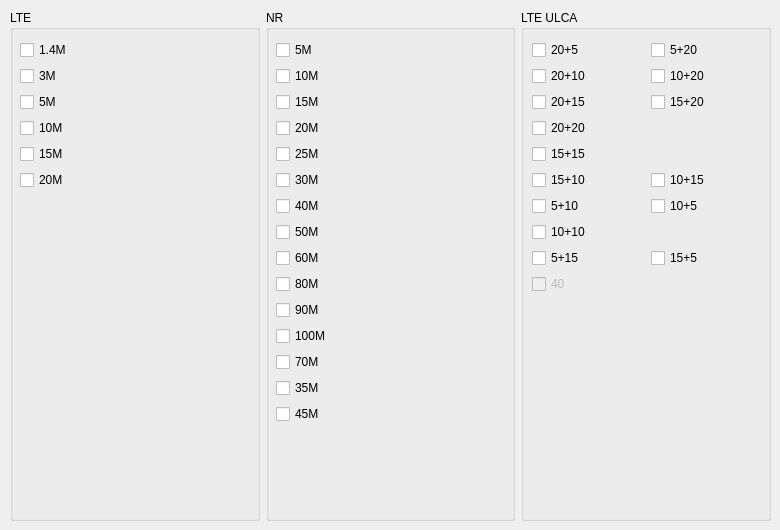
    <widget class="QWidget" name="bw">
     <attribute name="title">
      <string>BW</string>
     </attribute>
     <widget class="QWidget" name="layoutWidget">
      <property name="geometry">
       <rect>
        <x>10</x>
        <y>10</y>
        <width>761</width>
        <height>511</height>
       </rect>
      </property>
      <layout class="QHBoxLayout" name="horizontalLayout_bw">
       <item>
        <widget class="QGroupBox" name="lte_bw_groupBox">
         <property name="title">
          <string>LTE</string>
         </property>
         <widget class="QWidget" name="layoutWidget_15">
          <property name="geometry">
           <rect>
            <x>10</x>
            <y>30</y>
            <width>91</width>
            <height>152</height>
           </rect>
          </property>
          <layout class="QVBoxLayout" name="verticalLayout_lte_bw">
           <item>
            <widget class="QCheckBox" name="bw1p4_lte">
             <property name="text">
              <string>1.4M</string>
             </property>
            </widget>
           </item>
           <item>
            <widget class="QCheckBox" name="bw3_lte">
             <property name="text">
              <string>3M</string>
             </property>
            </widget>
           </item>
           <item>
            <widget class="QCheckBox" name="bw5_lte">
             <property name="text">
              <string>5M</string>
             </property>
            </widget>
           </item>
           <item>
            <widget class="QCheckBox" name="bw10_lte">
             <property name="text">
              <string>10M</string>
             </property>
            </widget>
           </item>
           <item>
            <widget class="QCheckBox" name="bw15_lte">
             <property name="text">
              <string>15M</string>
             </property>
            </widget>
           </item>
           <item>
            <widget class="QCheckBox" name="bw20_lte">
             <property name="text">
              <string>20M</string>
             </property>
            </widget>
           </item>
          </layout>
         </widget>
        </widget>
       </item>
       <item>
        <widget class="QGroupBox" name="nr_bw_groupBox">
         <property name="title">
          <string>NR</string>
         </property>
         <widget class="QWidget" name="layoutWidget_16">
          <property name="geometry">
           <rect>
            <x>10</x>
            <y>30</y>
            <width>91</width>
            <height>386</height>
           </rect>
          </property>
          <layout class="QVBoxLayout" name="verticalLayout_nr_bw">
           <item>
            <widget class="QCheckBox" name="bw5_nr">
             <property name="text">
              <string>5M</string>
             </property>
            </widget>
           </item>
           <item>
            <widget class="QCheckBox" name="bw10_nr">
             <property name="text">
              <string>10M</string>
             </property>
            </widget>
           </item>
           <item>
            <widget class="QCheckBox" name="bw15_nr">
             <property name="text">
              <string>15M</string>
             </property>
            </widget>
           </item>
           <item>
            <widget class="QCheckBox" name="bw20_nr">
             <property name="text">
              <string>20M</string>
             </property>
            </widget>
           </item>
           <item>
            <widget class="QCheckBox" name="bw25_nr">
             <property name="text">
              <string>25M</string>
             </property>
            </widget>
           </item>
           <item>
            <widget class="QCheckBox" name="bw30_nr">
             <property name="text">
              <string>30M</string>
             </property>
            </widget>
           </item>
           <item>
            <widget class="QCheckBox" name="bw40_nr">
             <property name="text">
              <string>40M</string>
             </property>
            </widget>
           </item>
           <item>
            <widget class="QCheckBox" name="bw50_nr">
             <property name="text">
              <string>50M</string>
             </property>
            </widget>
           </item>
           <item>
            <widget class="QCheckBox" name="bw60_nr">
             <property name="text">
              <string>60M</string>
             </property>
            </widget>
           </item>
           <item>
            <widget class="QCheckBox" name="bw80_nr">
             <property name="text">
              <string>80M</string>
             </property>
            </widget>
           </item>
           <item>
            <widget class="QCheckBox" name="bw90_nr">
             <property name="text">
              <string>90M</string>
             </property>
            </widget>
           </item>
           <item>
            <widget class="QCheckBox" name="bw100_nr">
             <property name="text">
              <string>100M</string>
             </property>
            </widget>
           </item>
           <item>
            <widget class="QCheckBox" name="bw70_nr">
             <property name="text">
              <string>70M</string>
             </property>
            </widget>
           </item>
           <item>
            <widget class="QCheckBox" name="bw35_nr">
             <property name="text">
              <string>35M</string>
             </property>
            </widget>
           </item>
           <item>
            <widget class="QCheckBox" name="bw45_nr">
             <property name="text">
              <string>45M</string>
             </property>
            </widget>
           </item>
          </layout>
         </widget>
        </widget>
       </item>
       <item>
        <widget class="QGroupBox" name="ulca_lte_bw_groupBox">
         <property name="title">
          <string>LTE ULCA</string>
         </property>
         <widget class="QWidget" name="layoutWidget">
          <property name="geometry">
           <rect>
            <x>11</x>
            <y>30</y>
            <width>231</width>
            <height>261</height>
           </rect>
          </property>
          <layout class="QGridLayout" name="gridLayout_lte_ulca">
           <item row="0" column="0">
            <widget class="QCheckBox" name="bw20_5">
             <property name="text">
              <string>20+5</string>
             </property>
            </widget>
           </item>
           <item row="0" column="1">
            <widget class="QCheckBox" name="bw5_20">
             <property name="text">
              <string>5+20</string>
             </property>
            </widget>
           </item>
           <item row="1" column="0">
            <widget class="QCheckBox" name="bw20_10">
             <property name="text">
              <string>20+10</string>
             </property>
            </widget>
           </item>
           <item row="1" column="1">
            <widget class="QCheckBox" name="bw10_20">
             <property name="text">
              <string>10+20</string>
             </property>
            </widget>
           </item>
           <item row="2" column="0">
            <widget class="QCheckBox" name="bw20_15">
             <property name="text">
              <string>20+15</string>
             </property>
            </widget>
           </item>
           <item row="2" column="1">
            <widget class="QCheckBox" name="bw15_20">
             <property name="text">
              <string>15+20</string>
             </property>
            </widget>
           </item>
           <item row="3" column="0">
            <widget class="QCheckBox" name="bw20_20">
             <property name="text">
              <string>20+20</string>
             </property>
            </widget>
           </item>
           <item row="4" column="0">
            <widget class="QCheckBox" name="bw15_15">
             <property name="text">
              <string>15+15</string>
             </property>
            </widget>
           </item>
           <item row="5" column="0">
            <widget class="QCheckBox" name="bw15_10">
             <property name="text">
              <string>15+10</string>
             </property>
            </widget>
           </item>
           <item row="5" column="1">
            <widget class="QCheckBox" name="bw10_15">
             <property name="text">
              <string>10+15</string>
             </property>
            </widget>
           </item>
           <item row="6" column="0">
            <widget class="QCheckBox" name="bw5_10">
             <property name="text">
              <string>5+10</string>
             </property>
            </widget>
           </item>
           <item row="6" column="1">
            <widget class="QCheckBox" name="bw10_5">
             <property name="text">
              <string>10+5</string>
             </property>
            </widget>
           </item>
           <item row="7" column="0">
            <widget class="QCheckBox" name="bw10_10">
             <property name="text">
              <string>10+10</string>
             </property>
            </widget>
           </item>
           <item row="8" column="0">
            <widget class="QCheckBox" name="bw5_15">
             <property name="text">
              <string>5+15</string>
             </property>
            </widget>
           </item>
           <item row="8" column="1">
            <widget class="QCheckBox" name="bw15_5">
             <property name="text">
              <string>15+5</string>
             </property>
            </widget>
           </item>
           <item row="9" column="0">
            <widget class="QCheckBox" name="bw40">
             <property name="enabled">
              <bool>false</bool>
             </property>
             <property name="text">
              <string>40</string>
             </property>
            </widget>
           </item>
          </layout>
         </widget>
        </widget>
       </item>
      </layout>
     </widget>
    </widget>
